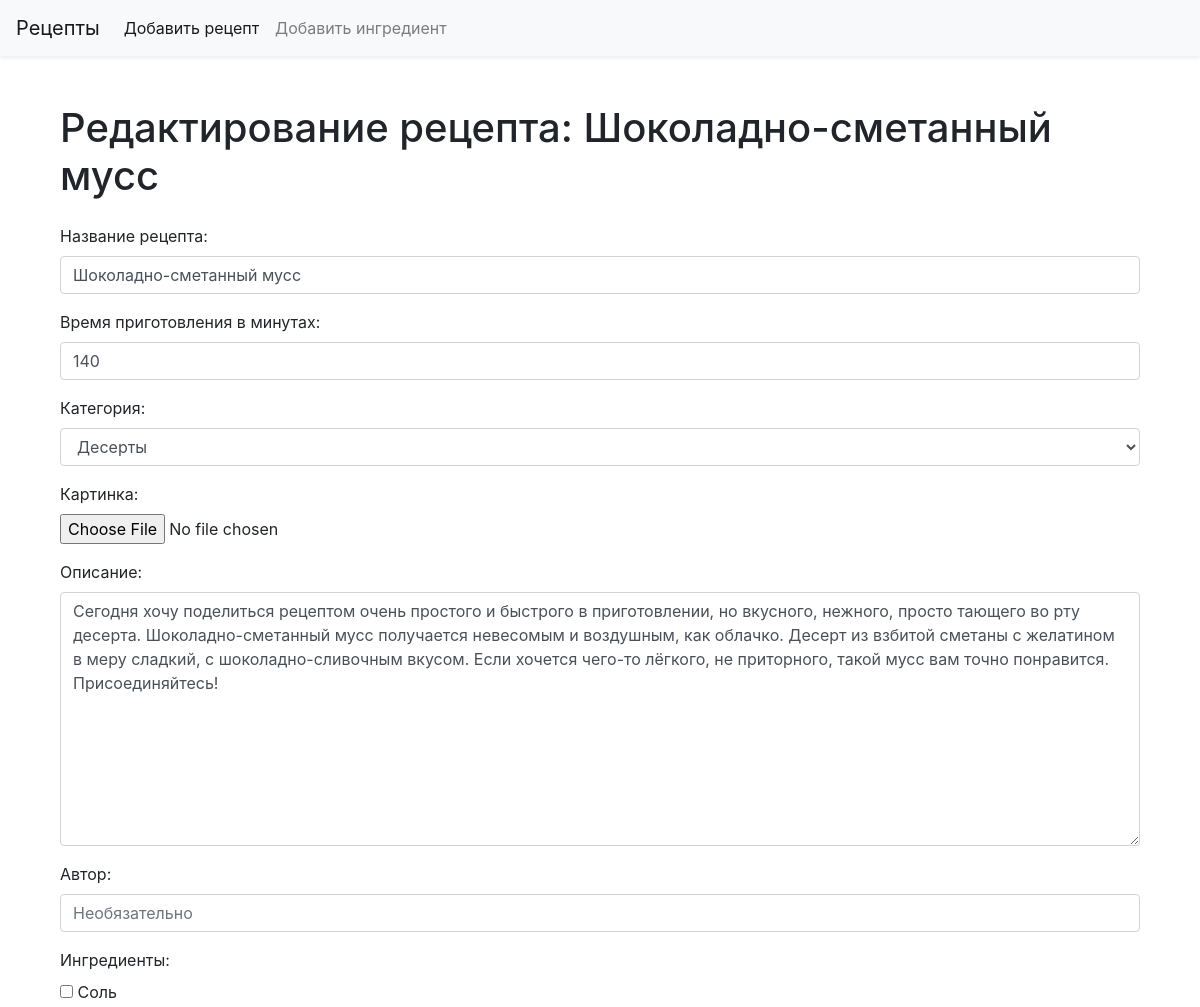
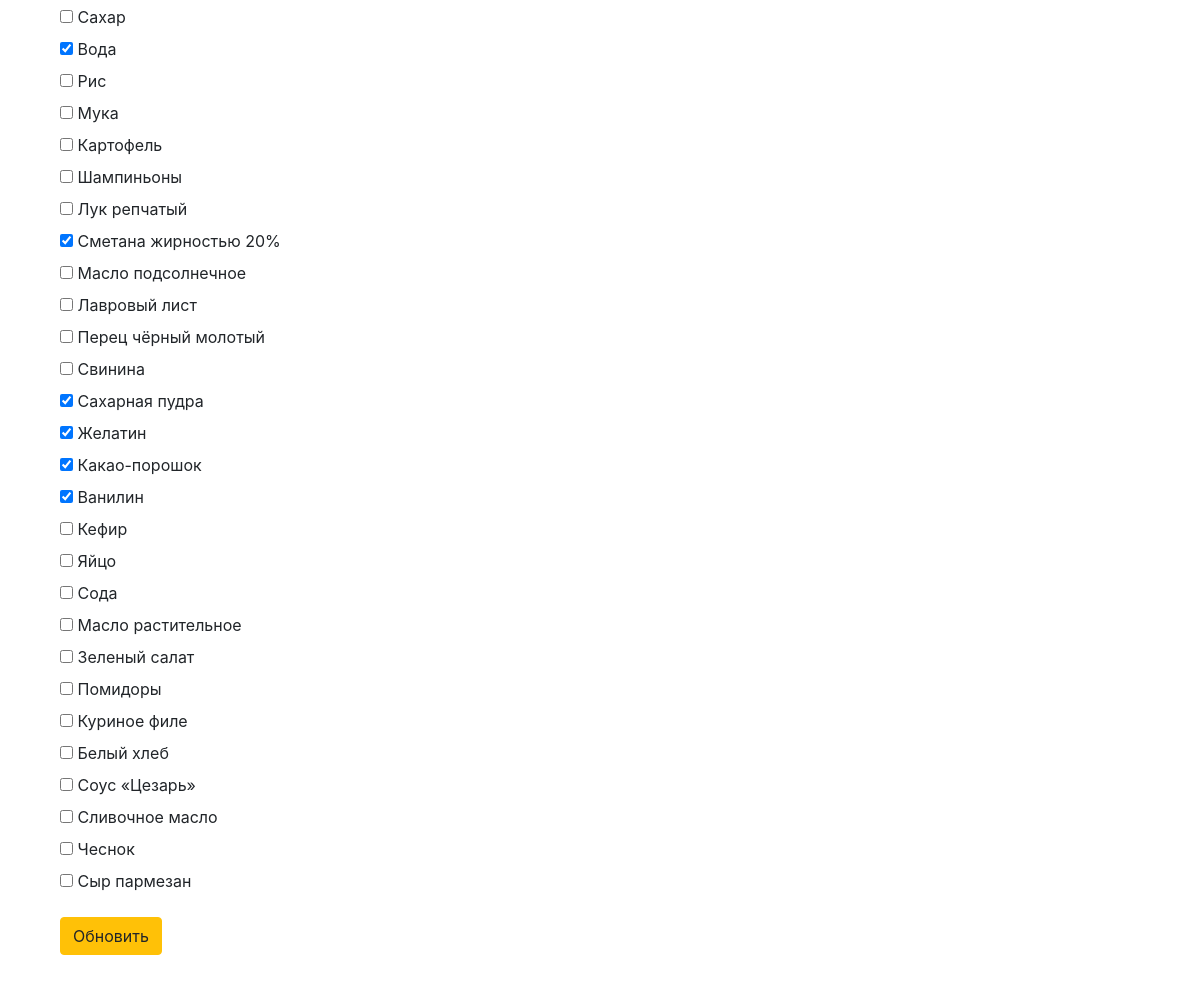
Screenshot of /edit-recipe/2/ with the database file from the repository (2 pictures, top to bottom).
### recipes/models.py (models this page shows, shortened)
class Recipe(models.Model):
    author = models.ForeignKey(User, on_delete=models.SET_NULL, null=True)  # Автор рецепта
    title = models.CharField(max_length=255)  # Название рецепта
    description = models.TextField()  # Описание рецепта
    ingredients = models.ManyToManyField(Ingredient)  # Список ингредиентов
    category = models.ForeignKey(Category, on_delete=models.CASCADE)  # Категория рецепта
    image = models.ImageField(upload_to='recipe_images/', blank=True)  # Изображение рецепта
    preparation_time = models.PositiveIntegerField()  # Время приготовления в минутах
    created_at = models.DateTimeField(auto_now_add=True)  # Дата создания рецепта

### recipes/views.py (the view)
# urls.py: path('edit-recipe/<int:pk>/', EditRecipe.as_view(), name='edit-recipe'),
class EditRecipe(UpdateView):
    model = Recipe
    form_class = RecipeForm
    template_name = 'edit_recipe.html'
    success_url = '/'

### recipes/models.py (called while the page is built)
    def __str__(self):
        return self.name

    def __str__(self):
        return self.name

### recipes/templates/edit_recipe.html (shortened to what this page needs)
{% extends 'base.html' %}
{% load static %}
{% block content %}
<div class="container my-5">
    <h1 class="mb-4">Редактирование рецепта: {{ object.title }}</h1>
    <form method="post" enctype="multipart/form-data" novalidate>
        <div class="mb-3">
            <label for="id_title" class="form-label">Название рецепта:</label>
            {{ form.title }}
        </div>
        <div class="mb-3">
            <label for="id_preparation_time" class="form-label">Время приготовления в минутах:</label>
            {{ form.preparation_time }}
        </div>
        <div class="mb-3">
            <label for="id_category" class="form-label">Категория:</label>
            {{ form.category }}
        </div>
        <div class="mb-3">
            <label for="id_image" class="form-label">Картинка:</label>
            {{ form.image }}
        </div>
        <div class="mb-3">
            <label for="id_description" class="form-label">Описание:</label>
            {{ form.description }}
        </div>
        <div class="mb-3">
            <label for="id_author" class="form-label">Автор:</label>
            {{ form.author }}
        </div>
        <div class="mb-3">
            <label for="id_ingredients" class="form-label">Ингредиенты:</label>
            {{ form.ingredients }}
        </div>
        <button type="submit" class="btn btn-warning">Обновить</button>
    </form>
</div>
{% endblock %}

### rows the page displays
Recipe: title "Шоколадно-сметанный мусс", preparation_time "140", category "Десерты", description "Сегодня хочу поделиться рецептом очень простого и быстрого в приготовлении, но вкусного, нежного, просто тающего во рту десерта. Шоколадно-сметанный мусс получается невесомым и воздушным, как облачко. Десерт из взбитой сметаны с желатином в меру сладкий, с шоколадно-сливочным вкусом. Если хочется чего-то лёгкого, не приторного, такой мусс вам точно понравится. Присоединяйтесь!"
